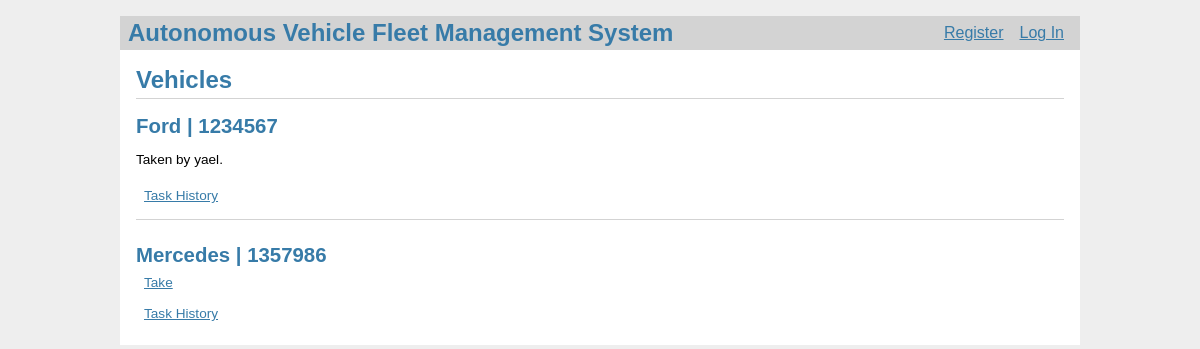
/vehicles/, run on the app's committed database.
### models.py (models this page shows, shortened)
class Vehicle(db.Model):
    id = db.Column(db.Integer, primary_key=True)
    manufacturer = db.Column(db.String(80), unique=False, nullable=False)
    license_plate_number = db.Column(
        db.String(80), unique=True, nullable=False)
    user_id = db.Column(db.Integer, nullable=True)
    available = db.Column(db.Boolean, unique=False,
                          nullable=False, default=True)

class User(db.Model):
    id = db.Column(db.Integer, primary_key=True)
    username = db.Column(db.String(80), unique=True, nullable=False)
    password = db.Column(db.String(80), unique=True, nullable=False)
    role = db.Column(db.String(80), unique=False, nullable=False)

### vehicles.py (the view)
@bp.route('/')
def index():
    vehicles = Vehicle.query.all()
    users = {
        user.id: user for user in
        User.query.filter(User.id.in_(
            [vehicle.user_id for vehicle in vehicles if vehicle.user_id]
        )).all()
    }
    create_staff_user()
    return render_template('vehicles/index.html', vehicles=vehicles, users=users)

### auth.py (called while the page is built)
@bp.before_app_request
def load_logged_in_user():
    user_id = session.get('user_id')
    if user_id is None:
        g.user = None
    else:
        g.user = User.query.filter_by(id=user_id).first()

### vehicles.py (called while the page is built)
def create_staff_user():
    staff_user = User.query.filter_by(username='staffUser').first()
    if staff_user is None:
        staff_user = User(username='staffUser', password=generate_password_hash(
            'staffpass'), role='STAFF')
        db.session.add(staff_user)
        db.session.commit()

### templates/vehicles/index.html (shortened to what this page needs)
{% extends 'base.html' %}
{% block header %}
<h1>{% block title %}Vehicles{% endblock %}</h1>
{% endblock %}
{% block content %}
{% for v in vehicles %}
<article class="vehicle">
    <header>
        <div>
            <h1>{{ v.manufacturer }} | {{ v.license_plate_number }}</h1>
            {% if v.available == True %}
            <a class="action" href="{{ url_for('vehicles.take_vehicle', vid=v.id) }}">Take</a>
            {% else %}
            {% if v.user_id == g.user.id %}
            <a class="action" href="{{ url_for('vehicles.return_vehicle', vid=v.id) }}">Return</a>
            {% else %}
            <p>Taken by {{ users[v.user_id].username }}.</p>
            {% endif %}
            {% endif %}
            <a class="action" href="{{ url_for('vehicles.task_history', vid=v.id) }}">Task History</a>
        </div>
    </header>
</article>
{% if not loop.last %}
<hr>
{% endif %}
{% endfor %}
{% endblock %}

### static/style.css (style rules this page uses)
h1 { font-family: sans-serif; color: #377ba8; margin: 1rem 0; }
a { color: #377ba8; }
hr { border: none; border-top: 1px solid lightgray; }
nav ul li a, nav ul li span, header .action { display: block; padding: 0.5rem; }
.content>header h1 { flex: auto; margin: 1rem 0 0.25rem 0; }
.vehicle>header { display: flex; align-items: flex-end; font-size: 0.85em; }
.vehicle>header>div:first-of-type { flex: auto; }
.vehicle>header h1 { font-size: 1.5em; margin-bottom: 0; }

### data on the page
Vehicle: manufacturer "Ford", license_plate_number "1234567"
User: username "yael"
Vehicle: manufacturer "Mercedes", license_plate_number "1357986"
